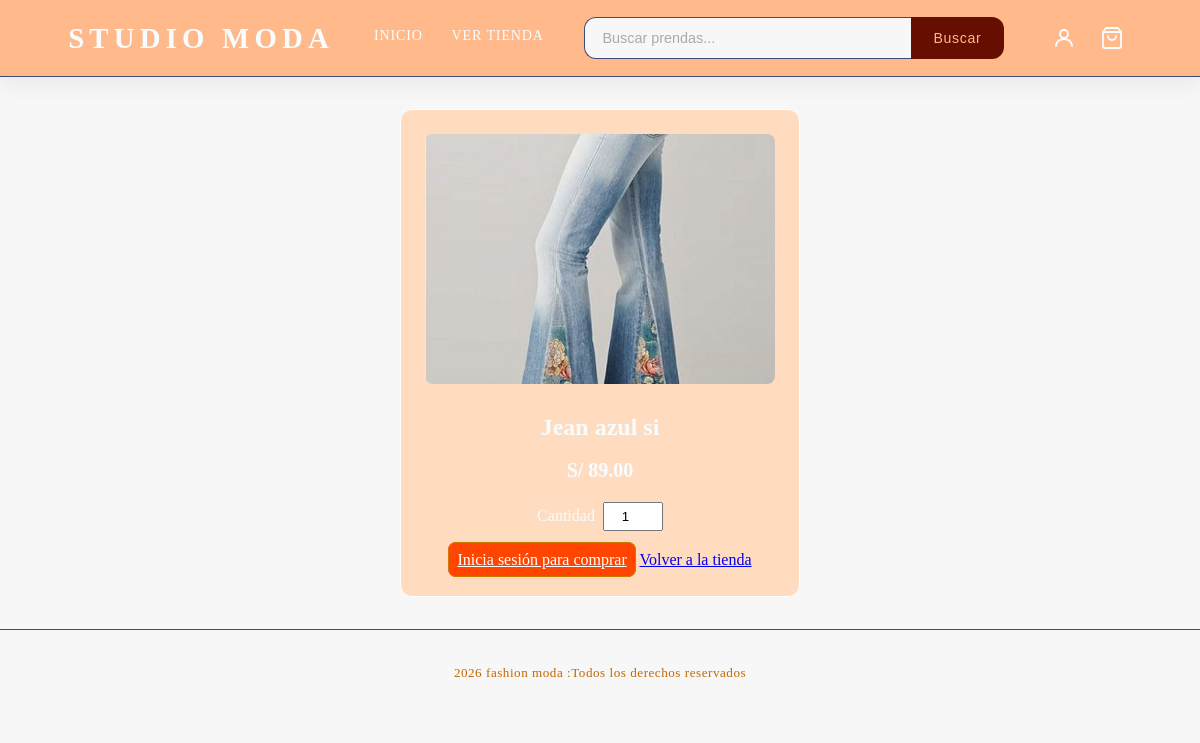
/detalles/1, run on the app's committed database.
### proyecto.py (models this page shows)
class Producto(db.Model):
    id        = db.Column(db.Integer, primary_key=True)
    nombre    = db.Column(db.String(100), nullable=False)
    categoria = db.Column(db.String(50), nullable=False)
    precio    = db.Column(db.Float, nullable=False)
    imagen    = db.Column(db.String(200), default="default.jpg")

### proyecto.py (the view)
@app.route("/detalles/<int:id>")
def detalles(id):
    producto = Producto.query.get_or_404(id)
    return render_template("detalles.html", producto=producto)

### templates/detalles.html (shortened to what this page needs)
<!DOCTYPE html>
<html lang="en">
<head>
    <link rel="stylesheet" href="{{ url_for('static', filename='stylesheet.css') }}">
</head>
<body>
     <header class="header">
    <div class="header-inner">
      <div class="logo">Studio moda</div>
      <nav class="nav">
        <a href="{{ url_for('inicio') }}" class="nav-link">Inicio</a>
        <a href="{{ url_for('tienda') }}" class="nav-link">Ver Tienda</a>
      </nav>
      <div class="search-bar">
        <input type="text" class="search-input" placeholder="Buscar prendas..." />
        <button class="search-btn">Buscar</button>
      </div>
      <div class="nav-actions">
  {% if session.usuario %}
    <a href="{{ url_for('mi_cuenta') }}" class="btn-icon" title="Mi perfil">
      <svg xmlns="http://www.w3.org/2000/svg" width="24" height="24" viewBox="0 0 24 24" fill="none"
        stroke="currentColor" stroke-width="1.8" stroke-linecap="round" stroke-linejoin="round">
        <circle cx="12" cy="8" r="4" />
        <path d="M4 20c0-4 3.6-7 8-7s8 3 8 7" />
      </svg>
      <span>{{ session.usuario }}</span>
    </a>
    <a href="{{ url_for('logout') }}" class="btn-icon" title="Cerrar sesión">
      <svg xmlns="http://www.w3.org/2000/svg" width="24" height="24" viewBox="0 0 24 24" fill="none"
        stroke="currentColor" stroke-width="1.8" stroke-linecap="round" stroke-linejoin="round">
        <path d="M9 21H5a2 2 0 0 1-2-2V5a2 2 0 0 1 2-2h4"/>
        <polyline points="16 17 21 12 16 7"/>
        <line x1="21" y1="12" x2="9" y2="12"/>
      </svg>
    </a>
  {% else %}
    <a href="{{ url_for('perfil') }}" class="btn-icon" title="Perfil">
      <svg xmlns="http://www.w3.org/2000/svg" width="24" height="24" viewBox="0 0 24 24" fill="none"
        stroke="currentColor" stroke-width="1.8" stroke-linecap="round" stroke-linejoin="round">
        <circle cx="12" cy="8" r="4" />
        <path d="M4 20c0-4 3.6-7 8-7s8 3 8 7" />
      </svg>
    </a>
  {% endif %}
  <a href="{{ url_for('carrito') }}" class="btn-icon" title="Carrito">
  </a>
</div>
    </div>
  </header>
    <div class="detalle-card">
    <img src="{{ url_for('static', filename='img/' + producto.imagen) }}" alt="{{ producto.nombre }}" class="detalle-img">
    <h2>{{ producto.nombre }}</h2>
    <p class="detalle-precio">S/ {{ "%.2f"|format(producto.precio) }}</p>
    <div class="detalle-cantidad">
        <label>Cantidad</label>
        <input type="number" id="cantidad" value="1" min="1">
    </div>
    {% if session.usuario %}
        <a href="{{ url_for('agregar_carrito', id=producto.id) }}" class="btn-agregar">Agregar al carrito</a>
    {% else %}
        <a href="{{ url_for('perfil') }}" class="btn-agregar">Inicia sesión para comprar</a>
    {% endif %}
    <a href="/tienda" class="btn-volver">Volver a la tienda</a>
</div>
     <footer class="footer">
    <p> 2026 fashion moda :Todos los derechos reservados</p>
  </footer>
</body>
</html>
</html>

### static/stylesheet.css (style rules this page uses)
*, *::before, *::after { box-sizing: border-box; margin: 0; padding: 0; }
:root { --cream: #f7f7f7; --sand: #404a7e; --charcoal: #f7fdff; --warm: #660f00; --accent: #520000; --white: #ffb98a; --shadow: 0 4px 24px rgba(28, 28, 28, 0.08); --radius: 12px; }
html { scroll-behavior: smooth; }
body { background-color: var(--cream); color: var(--charcoal); font-weight: 300; line-height: 1.6; }
.header { background-color: var(--white); border-bottom: 1px solid var(--sand); position: sticky; top: 0; z-index: 100; box-shadow: var(--shadow); }
.header-inner { max-width: 1200px; margin: 0 auto; padding: 0 2rem; height: 76px; display: flex; align-items: center; justify-content: center; gap: 2.5rem; }
.nav-actions { display: flex; align-items: center; gap: 8px; flex-shrink: 0; }
.btn-icon { display: flex; align-items: center; justify-content: center; width: 40px; height: 40px; border-radius: 50%; color: var(--charcoal); text-decoration: none; transition: background-color 0.25s, color 0.25s; }
.logo { font-size: 1.8rem; font-weight: 600; letter-spacing: 0.18em; color: var(--charcoal); text-transform: uppercase; white-space: nowrap; }
.nav { display: flex; gap: 1.8rem; align-items: center; white-space: nowrap; }
.nav-link { text-decoration: none; color: var(--charcoal); font-size: 0.88rem; font-weight: 500; letter-spacing: 0.06em; text-transform: uppercase; padding-bottom: 3px; border-bottom: 2px solid transparent; transition: border-color 0.25s, color 0.25s; }
.search-bar { display: flex; align-items: center; gap: 0; flex: 1; max-width: 420px; }
.search-input { flex: 1; height: 42px; padding: 0 1.1rem; border: 1.5px solid var(--sand); border-right: none; border-radius: var(--radius) 0 0 var(--radius); background: var(--cream); font-size: 0.9rem; color: var(--charcoal); outline: none; transition: border-color 0.2s; }
.search-input::placeholder { color: #aaa; }
.search-btn { height: 42px; padding: 0 1.4rem; background-color: var(--warm); color: var(--white); border: none; border-radius: 0 var(--radius) var(--radius) 0; font-size: 0.88rem; font-weight: 500; letter-spacing: 0.05em; cursor: pointer; white-space: nowrap; transition: background-color 0.25s; }
.footer { text-align: center; padding: 2rem; font-size: 0.82rem; color: #c26700; letter-spacing: 0.04em; border-top: 1px solid var(--sand); }
.btn-agregar { margin-top: 4px; padding: 0.5rem; border: 1px solid #ce7b00; border-radius: 8px; background: orangered; cursor: pointer; color: white; }
.detalle-card { max-width: 400px; margin: 2rem auto; background: rgb(255, 220, 191); border: 1px solid #ffffff; border-radius: 12px; padding: 1.5rem; text-align: center; }
.detalle-img { width: 100%; height: 250px; object-fit: cover; border-radius: 8px; margin-bottom: 1rem; }
.detalle-precio { font-size: 20px; font-weight: 600; margin: 0.5rem 0; }
.detalle-cantidad { display: flex; justify-content: center; align-items: center; gap: 8px; margin: 1rem 0; }
.detalle-cantidad input { width: 60px; padding: 0.3rem; text-align: center; }

### data on the page
Producto: imagen (picture), nombre "Jean azul si", precio "89.00"
